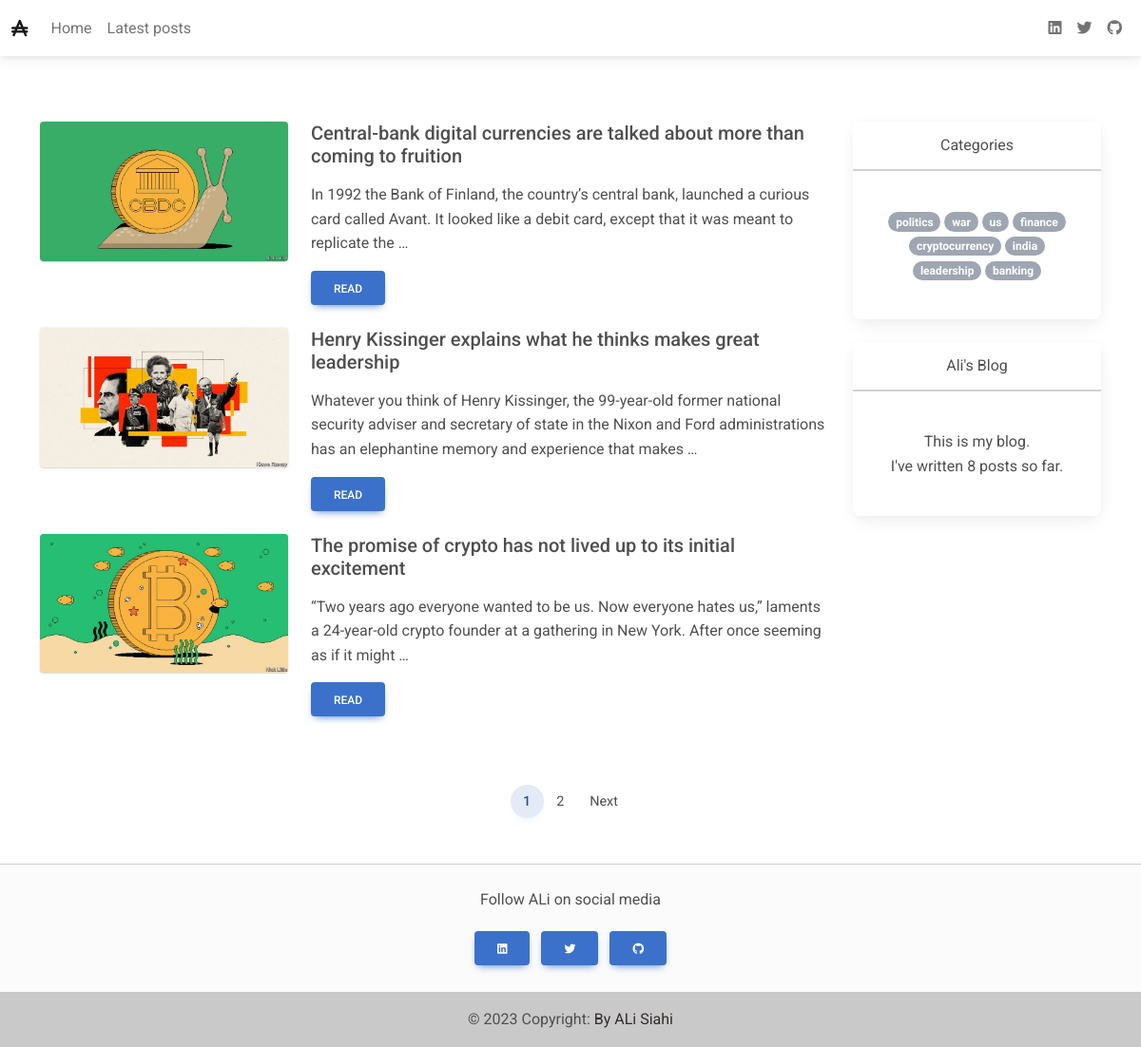
Page /list/ on the committed database.
### blog/models.py (models this page shows, shortened)
class Post(models.Model):
    class Status(models.TextChoices):
        DRAFT = 'DF', 'Draft'
        PUBLISHED = 'PB', 'Published'
    title = models.CharField(max_length=250)
    slug = models.SlugField(max_length=250)
    author = models.ForeignKey(User, on_delete=models.CASCADE, related_name='blog_posts')
    body = models.TextField()
    publish = models.DateTimeField(default=timezone.now)
    created = models.DateTimeField(auto_now_add=True)
    updated = models.DateTimeField(auto_now=True)
    status = models.CharField(max_length=2, choices=Status.choices, default=Status.DRAFT)
    cover = models.ImageField(upload_to='images/', default='images/ph.png')
    objects = models.Manager()
    published = PublishedManager()
    tags = TaggableManager()
    class Meta:
        ordering = ['-publish']
        indexes = [
            models.Index(fields=['-publish']),
        ]
    def get_absolute_url(self):
        return reverse('blog:post_detail', args=[self.publish.year,
                                                 self.publish.month,
                                                 self.publish.day,
                                                 self.slug])

### blog/views.py (the view)
# urls.py: path('list/', views.post_list, name='post_list'),
def post_list(request, tag_slug=None):
    tagzzz = Tag.objects.all()
    post_list = Post.published.all()
    tag = None
    if tag_slug:
        tag = get_object_or_404(Tag, slug=tag_slug)
        post_list = post_list.filter(tags__in=[tag])
        messages.success(request, "All posts by tag: {}".format(tag), 'primary')
    paginator = Paginator(post_list, 3)
    page_number = request.GET.get('page')
    try:
        posts = paginator.page(page_number)
    except PageNotAnInteger:
        posts = paginator.page(1)
    except EmptyPage:
        posts = paginator.page(paginator.num_pages)
    return render(request, 'blog/post/list.html', {'posts': posts, 'tag':tag, 'tagzzz':tagzzz})

### blog/models.py (called while the page is built)
    def get_queryset(self):
        return super().get_queryset().filter(status=Post.Status.PUBLISHED)

### blog/templatetags/blog_tags.py (called while the page is built)
@register.simple_tag
def total_posts():
    return Post.published.count()

### blog/templates/blog/post/list.html (shortened to what this page needs)
{% extends 'blog/base.html' %}
{% block content %}
    {% for post in posts %}
         <div class="row">
            <div class="col-md-4 mb-4">
              <div class="bg-image hover-overlay shadow-1-strong rounded ripple" data-mdb-ripple-color="light">
                <img src="{{ post.cover.url}}" alt="{{ post.title }}" class="img-fluid">
              </div>
            </div>
            <div class="col-md-8 mb-4">
              <h5>{{ post.title }}</h5>
              <p>{{ post.body|truncatewords:30|linebreaks }}</p>
              <a type="button" class="btn btn-primary" href="{{ post.get_absolute_url }}">Read</a>
            </div>
          </div>
    {% endfor %}
{% endblock %}
{% block pagination %}
    {% include "pagination.html" with page=posts %}
{% endblock pagination %}

### blog/templates/blog/base.html (shortened to what this page needs)
{% load blog_tags %}
<!DOCTYPE html>
<html lang="en">
<head>
    <link
    href="https://cdnjs.cloudflare.com/ajax/libs/font-awesome/6.0.0/css/all.min.css"
    rel="stylesheet"
    />
    <link
    href="https://cdnjs.cloudflare.com/ajax/libs/mdb-ui-kit/6.3.0/mdb.min.css"
    rel="stylesheet"
    />
</head>
<body>
  <header class="mb-10">
    <nav class="navbar navbar-expand-lg navbar-light bg-white fixed-top">
      <div class="container-fluid">
        <a class="navbar-brand" target="_blank" href="{% url "blog:post_list" %}">
          <i class="fas fa-austral-sign" height="16" alt="" loading="lazy"></i>
        </a>
        <div class="collapse navbar-collapse" id="navbarExample01">
          <ul class="navbar-nav me-auto mb-2 mb-lg-0">
            <li class="nav-item active">
              <a class="nav-link" aria-current="page" href="{% url "blog:home" %}">Home</a>
            </li>
            <li class="nav-item">
              <a class="nav-link" href="{% url "blog:post_list" %}">Latest posts</a>
            </li>
          </ul>
          <ul class="navbar-nav d-flex flex-row">
            <li class="nav-item me-3 me-lg-0">
              <a class="nav-link" href="https://www.linkedin.com/in/ali--siahi/" rel="nofollow" target="_blank">
                <i class="fab fa-linkedin"></i>
              </a>
            </li>
            <li class="nav-item me-3 me-lg-0">
              <a class="nav-link" href="https://alisiahi.github.io/" rel="nofollow" target="_blank">
                <i class="fab fa-twitter"></i>
              </a>
            </li>
            <li class="nav-item me-3 me-lg-0">
              <a class="nav-link" href="https://github.com/alisiahi" rel="nofollow" target="_blank">
                <i class="fab fa-github"></i>
              </a>
            </li>
          </ul>
        </div>
      </div>
    </nav>
  </header>
  <main class="my-5">
    <div class="container">
      <div class="row">
        <div class="col-md-9 mb-4">
          <section>
            {% block content %}
            {% endblock content %}
          </section>
        </div>
        <div class="col-md-3 mb-4">
          <section class="sticky-top" style="top: 100px;">
            <section class="text-center mb-4">
              <div class="card bg-White mb-3">
                <div class="card-header">Categories</div>
                <div class="card-body">
                  <p class="card-text">
                    <p class="tags">
                      {% for tag in tagzzz %}
                        <a href="{% url "blog:post_list_by_tag" tag.slug %}" class="badge rounded-pill bg-secondary">{{ tag.name }}</a>
                      {% endfor %}
                    </p>
                  </p>
                </div>
              </div>
           </section>
            <section class="text-center mb-4">
              <div class="card bg-White mb-3">
                <div class="card-header">Ali's Blog</div>
                <div class="card-body">
                  <p class="card-text">
                    <p class="tags">
                      This is my blog. <br>
                      I've written {% total_posts %} posts so far.
                    </p>
                </div>
              </div>
           </section>
          </section>
        </div>
      </div>
      {% block pagination %}
      {% endblock pagination %}
    </div>
  </main>
  <footer class="bg-light text-lg-start">
    <hr class="m-0" />
    <div class="text-center py-4 align-items-center">
      <p>Follow ALi on social media</p>
      <a href="https://www.linkedin.com/in/ali--siahi/" class="btn btn-primary m-1" role="button" rel="nofollow">
        <i class="fab fa-linkedin"></i>
      </a>
      <a href="https://alisiahi.github.io/" class="btn btn-primary m-1" role="button" rel="nofollow">
        <i class="fab fa-twitter"></i>
      </a>
      <a href="https://github.com/alisiahi" class="btn btn-primary m-1" role="button" rel="nofollow">
        <i class="fab fa-github"></i>
      </a>
    </div>
    <div class="text-center p-3" style="background-color: rgba(0, 0, 0, 0.2);">
      © 2023 Copyright:
      <a class="text-dark" href="#">By ALi Siahi</a>
    </div>
  </footer>
</body>
</html>

### rows in the picture
Post: cover (picture), title "Central-bank digital currencies are talked about more than coming to fruition", body "In 1992 the Bank of Finland, the country’s central bank, launched a curious card called Avant. It looked like a debit card, except that it was meant to replicate the …"
Post: cover (picture), title "Henry Kissinger explains what he thinks makes great leadership", body "Whatever you think of Henry Kissinger, the 99-year-old former national security adviser and secretary of state in the Nixon and Ford administrations has an elephantine memory and experience that makes …"
Post: cover (picture), title "The promise of crypto has not lived up to its initial excitement", body "“Two years ago everyone wanted to be us. Now everyone hates us,” laments a 24-year-old crypto founder at a gathering in New York. After once seeming as if it might …"
Tag: name "politics"
Tag: name "war"
Tag: name "us"
Tag: name "finance"
Tag: name "cryptocurrency"
Tag: name "india"
Tag: name "leadership"
Tag: name "banking"

### other values in the picture
{{ page.number }} "1"
{{ page.next_page_number }} "2"
